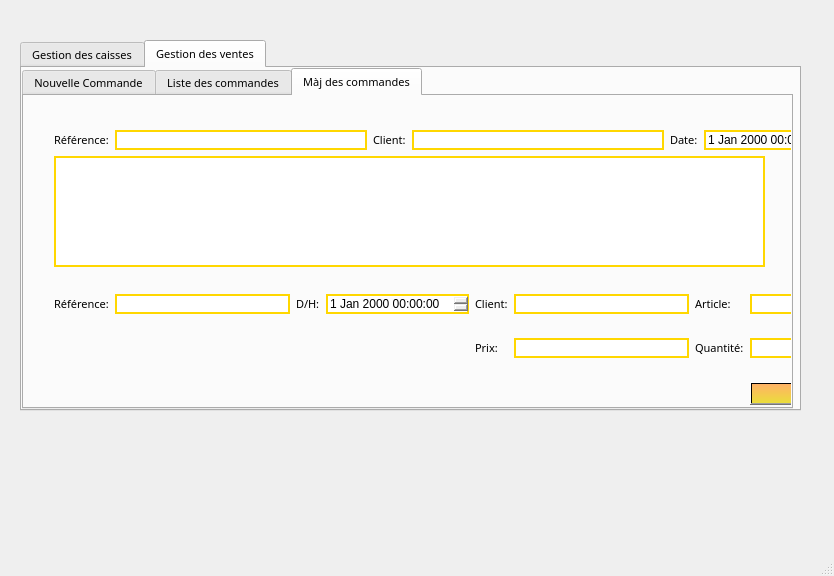
<?xml version="1.0" encoding="UTF-8"?>
<ui version="4.0">
 <class>CaisseVente</class>
 <widget class="QMainWindow" name="CaisseVente">
  <property name="geometry">
   <rect>
    <x>0</x>
    <y>0</y>
    <width>834</width>
    <height>576</height>
   </rect>
  </property>
  <property name="font">
   <font>
    <family>MV Boli</family>
    <pointsize>8</pointsize>
    <weight>50</weight>
    <italic>false</italic>
    <bold>false</bold>
   </font>
  </property>
  <property name="windowTitle">
   <string>MainWindow</string>
  </property>
  <property name="styleSheet">
   <string notr="true">font: 8pt &quot;MV Boli&quot;;</string>
  </property>
  <widget class="QWidget" name="centralwidget">
   <widget class="QTabWidget" name="tabWidget">
    <property name="geometry">
     <rect>
      <x>20</x>
      <y>40</y>
      <width>781</width>
      <height>371</height>
     </rect>
    </property>
    <property name="currentIndex">
     <number>1</number>
    </property>
    <widget class="QWidget" name="tab">
     <attribute name="title">
      <string>Gestion des caisses</string>
     </attribute>
     <widget class="QWidget" name="horizontalLayoutWidget">
      <property name="geometry">
       <rect>
        <x>30</x>
        <y>20</y>
        <width>712</width>
        <height>48</height>
       </rect>
      </property>
      <layout class="QHBoxLayout" name="horizontalLayout" stretch="0,0,0,0,0,0">
       <property name="spacing">
        <number>6</number>
       </property>
       <item>
        <widget class="QPushButton" name="pushButton_addcaisse">
         <property name="styleSheet">
          <string notr="true">background-color: qlineargradient(spread:pad, x1:0, y1:0, x2:0, y2:1, stop:0 rgba(255, 178, 102, 255), stop:0.974874 rgba(235, 220, 61, 255), stop:0.98 rgba(0, 0, 0, 255), stop:1 rgba(0, 0, 0, 0));
font: 8pt &quot;MV Boli&quot;;</string>
         </property>
         <property name="text">
          <string>Nouvelle Caisse</string>
         </property>
        </widget>
       </item>
       <item>
        <widget class="QPushButton" name="pushButton_majcaisse">
         <property name="styleSheet">
          <string notr="true">background-color: qlineargradient(spread:pad, x1:0, y1:0, x2:0, y2:1, stop:0 rgba(255, 178, 102, 255), stop:0.974874 rgba(235, 220, 61, 255), stop:0.98 rgba(0, 0, 0, 255), stop:1 rgba(0, 0, 0, 0));
font: 8pt &quot;MV Boli&quot;;</string>
         </property>
         <property name="text">
          <string>MàJ Caisse</string>
         </property>
        </widget>
       </item>
       <item>
        <widget class="Line" name="line_sep">
         <property name="orientation">
          <enum>Qt::Vertical</enum>
         </property>
        </widget>
       </item>
       <item>
        <widget class="QLabel" name="label_select">
         <property name="text">
          <string>Selectionner:</string>
         </property>
        </widget>
       </item>
       <item>
        <widget class="QComboBox" name="comboBox_select">
         <property name="styleSheet">
          <string notr="true">border:2px solid gold;</string>
         </property>
        </widget>
       </item>
       <item>
        <widget class="QPushButton" name="pushButton_validerselect">
         <property name="styleSheet">
          <string notr="true">background-color: qlineargradient(spread:pad, x1:0, y1:0, x2:0, y2:1, stop:0 rgba(255, 178, 102, 255), stop:0.974874 rgba(235, 220, 61, 255), stop:0.98 rgba(0, 0, 0, 255), stop:1 rgba(0, 0, 0, 0));
font: 8pt &quot;MV Boli&quot;;</string>
         </property>
         <property name="text">
          <string>Valider</string>
         </property>
        </widget>
       </item>
      </layout>
     </widget>
     <widget class="QWidget" name="horizontalLayoutWidget_2">
      <property name="geometry">
       <rect>
        <x>30</x>
        <y>80</y>
        <width>727</width>
        <height>74</height>
       </rect>
      </property>
      <layout class="QHBoxLayout" name="horizontalLayout_2" stretch="0,0">
       <property name="spacing">
        <number>223</number>
       </property>
       <item>
        <widget class="QLabel" name="label_soldetotal">
         <property name="font">
          <font>
           <family>Arial</family>
           <pointsize>24</pointsize>
           <weight>50</weight>
           <italic>false</italic>
           <bold>false</bold>
          </font>
         </property>
         <property name="styleSheet">
          <string notr="true">font: 24pt &quot;Arial&quot;;</string>
         </property>
         <property name="text">
          <string>SOLDE TOTAL</string>
         </property>
        </widget>
       </item>
       <item>
        <widget class="QLCDNumber" name="lcdNumber_soldetotal">
         <property name="styleSheet">
          <string notr="true">background-color:black;
color:red;</string>
         </property>
        </widget>
       </item>
      </layout>
     </widget>
     <widget class="QTableView" name="tableView_displaycaisse">
      <property name="geometry">
       <rect>
        <x>30</x>
        <y>150</y>
        <width>701</width>
        <height>131</height>
       </rect>
      </property>
      <property name="styleSheet">
       <string notr="true">border:2px solid gold;</string>
      </property>
     </widget>
     <widget class="QWidget" name="horizontalLayoutWidget_3">
      <property name="geometry">
       <rect>
        <x>570</x>
        <y>290</y>
        <width>314</width>
        <height>51</height>
       </rect>
      </property>
      <layout class="QHBoxLayout" name="horizontalLayout_3">
       <item>
        <widget class="QPushButton" name="pushButton_refreshcaisse">
         <property name="styleSheet">
          <string notr="true">background-color: qlineargradient(spread:pad, x1:0, y1:0, x2:0, y2:1, stop:0 rgba(255, 178, 102, 255), stop:0.974874 rgba(235, 220, 61, 255), stop:0.98 rgba(0, 0, 0, 255), stop:1 rgba(0, 0, 0, 0));
font: 8pt &quot;MV Boli&quot;;</string>
         </property>
         <property name="text">
          <string>Actualiser</string>
         </property>
        </widget>
       </item>
       <item>
        <widget class="QPushButton" name="pushButton_quitter">
         <property name="styleSheet">
          <string notr="true">background-color: qlineargradient(spread:pad, x1:0, y1:0, x2:0, y2:1, stop:0 rgba(255, 178, 102, 255), stop:0.974874 rgba(235, 220, 61, 255), stop:0.98 rgba(0, 0, 0, 255), stop:1 rgba(0, 0, 0, 0));
font: 8pt &quot;MV Boli&quot;;</string>
         </property>
         <property name="text">
          <string>Quitter</string>
         </property>
        </widget>
       </item>
      </layout>
     </widget>
    </widget>
    <widget class="QWidget" name="tab_2">
     <attribute name="title">
      <string>Gestion des ventes</string>
     </attribute>
     <widget class="QTabWidget" name="tabWidget_commandes">
      <property name="geometry">
       <rect>
        <x>0</x>
        <y>0</y>
        <width>771</width>
        <height>341</height>
       </rect>
      </property>
      <property name="currentIndex">
       <number>2</number>
      </property>
      <widget class="QWidget" name="tab_ajout">
       <attribute name="title">
        <string>Nouvelle Commande</string>
       </attribute>
       <widget class="QTableView" name="tableView_ajcmd">
        <property name="geometry">
         <rect>
          <x>20</x>
          <y>100</y>
          <width>711</width>
          <height>131</height>
         </rect>
        </property>
        <property name="sizePolicy">
         <sizepolicy hsizetype="Preferred" vsizetype="Preferred">
          <horstretch>0</horstretch>
          <verstretch>0</verstretch>
         </sizepolicy>
        </property>
        <property name="styleSheet">
         <string notr="true">border:2px solid gold;</string>
        </property>
        <property name="sizeAdjustPolicy">
         <enum>QAbstractScrollArea::AdjustToContents</enum>
        </property>
        <attribute name="horizontalHeaderDefaultSectionSize">
         <number>300</number>
        </attribute>
        <attribute name="verticalHeaderCascadingSectionResizes">
         <bool>false</bool>
        </attribute>
       </widget>
       <widget class="QWidget" name="gridLayoutWidget_2">
        <property name="geometry">
         <rect>
          <x>10</x>
          <y>10</y>
          <width>865</width>
          <height>140</height>
         </rect>
        </property>
        <layout class="QGridLayout" name="gridLayout_2">
         <item row="0" column="7">
          <widget class="QLineEdit" name="lineEdit_articlename_add">
           <property name="styleSheet">
            <string notr="true">border:2px solid gold;</string>
           </property>
          </widget>
         </item>
         <item row="0" column="5">
          <widget class="QLineEdit" name="lineEdit_clientname_add">
           <property name="styleSheet">
            <string notr="true">border:2px solid gold;</string>
           </property>
          </widget>
         </item>
         <item row="1" column="4">
          <widget class="QLabel" name="label_prix">
           <property name="text">
            <string>Prix:</string>
           </property>
          </widget>
         </item>
         <item row="0" column="3">
          <widget class="QDateTimeEdit" name="dateTimeEdit">
           <property name="sizePolicy">
            <sizepolicy hsizetype="Preferred" vsizetype="Preferred">
             <horstretch>0</horstretch>
             <verstretch>0</verstretch>
            </sizepolicy>
           </property>
           <property name="styleSheet">
            <string notr="true">border:2px solid gold;</string>
           </property>
          </widget>
         </item>
         <item row="0" column="6">
          <widget class="QLabel" name="label_article">
           <property name="text">
            <string>Article:</string>
           </property>
          </widget>
         </item>
         <item row="0" column="1">
          <widget class="QLineEdit" name="lineEdit_REFCMDV">
           <property name="sizePolicy">
            <sizepolicy hsizetype="Preferred" vsizetype="Fixed">
             <horstretch>0</horstretch>
             <verstretch>0</verstretch>
            </sizepolicy>
           </property>
           <property name="styleSheet">
            <string notr="true">border:2px solid gold;</string>
           </property>
          </widget>
         </item>
         <item row="1" column="6">
          <widget class="QLabel" name="label_qte">
           <property name="text">
            <string>Quantité:</string>
           </property>
          </widget>
         </item>
         <item row="0" column="0">
          <widget class="QLabel" name="label_ref">
           <property name="text">
            <string>Référence:</string>
           </property>
          </widget>
         </item>
         <item row="1" column="5">
          <widget class="QLineEdit" name="lineEdit_PrixCMDV">
           <property name="styleSheet">
            <string notr="true">border:2px solid gold;</string>
           </property>
          </widget>
         </item>
         <item row="1" column="7">
          <widget class="QLineEdit" name="lineEdit_qty_add">
           <property name="styleSheet">
            <string notr="true">border:2px solid gold;</string>
           </property>
          </widget>
         </item>
         <item row="0" column="4">
          <widget class="QLabel" name="label_client">
           <property name="text">
            <string>Client:</string>
           </property>
          </widget>
         </item>
         <item row="0" column="2">
          <widget class="QLabel" name="label_dh">
           <property name="text">
            <string>D/H:</string>
           </property>
          </widget>
         </item>
         <item row="2" column="7">
          <widget class="QPushButton" name="pushButton_addcmd">
           <property name="sizePolicy">
            <sizepolicy hsizetype="MinimumExpanding" vsizetype="Preferred">
             <horstretch>0</horstretch>
             <verstretch>0</verstretch>
            </sizepolicy>
           </property>
           <property name="styleSheet">
            <string notr="true">background-color: qlineargradient(spread:pad, x1:0, y1:0, x2:0, y2:1, stop:0 rgba(255, 178, 102, 255), stop:0.974874 rgba(235, 220, 61, 255), stop:0.98 rgba(0, 0, 0, 255), stop:1 rgba(0, 0, 0, 0));
font: 8pt &quot;MV Boli&quot;;</string>
           </property>
           <property name="text">
            <string>Ajouter</string>
           </property>
          </widget>
         </item>
        </layout>
       </widget>
       <widget class="QWidget" name="horizontalLayoutWidget_6">
        <property name="geometry">
         <rect>
          <x>570</x>
          <y>240</y>
          <width>314</width>
          <height>51</height>
         </rect>
        </property>
        <layout class="QHBoxLayout" name="horizontalLayout_6">
         <item>
          <widget class="QPushButton" name="pushButton_displaynewcmd">
           <property name="styleSheet">
            <string notr="true">background-color: qlineargradient(spread:pad, x1:0, y1:0, x2:0, y2:1, stop:0 rgba(255, 178, 102, 255), stop:0.974874 rgba(235, 220, 61, 255), stop:0.98 rgba(0, 0, 0, 255), stop:1 rgba(0, 0, 0, 0));
font: 8pt &quot;MV Boli&quot;;</string>
           </property>
           <property name="text">
            <string>Actualiser</string>
           </property>
          </widget>
         </item>
         <item>
          <widget class="QPushButton" name="pushButton_quitter_2">
           <property name="styleSheet">
            <string notr="true">background-color: qlineargradient(spread:pad, x1:0, y1:0, x2:0, y2:1, stop:0 rgba(255, 178, 102, 255), stop:0.974874 rgba(235, 220, 61, 255), stop:0.98 rgba(0, 0, 0, 255), stop:1 rgba(0, 0, 0, 0));
font: 8pt &quot;MV Boli&quot;;</string>
           </property>
           <property name="text">
            <string>Quitter</string>
           </property>
          </widget>
         </item>
        </layout>
       </widget>
      </widget>
      <widget class="QWidget" name="tab_affiche">
       <attribute name="title">
        <string>Liste des commandes</string>
       </attribute>
       <widget class="QTableView" name="tableView_affichage">
        <property name="geometry">
         <rect>
          <x>20</x>
          <y>20</y>
          <width>731</width>
          <height>201</height>
         </rect>
        </property>
        <property name="styleSheet">
         <string notr="true">border:2px solid gold;</string>
        </property>
        <property name="sizeAdjustPolicy">
         <enum>QAbstractScrollArea::AdjustToContents</enum>
        </property>
        <attribute name="horizontalHeaderCascadingSectionResizes">
         <bool>false</bool>
        </attribute>
        <attribute name="horizontalHeaderDefaultSectionSize">
         <number>300</number>
        </attribute>
        <attribute name="verticalHeaderDefaultSectionSize">
         <number>60</number>
        </attribute>
       </widget>
       <widget class="QWidget" name="horizontalLayoutWidget_7">
        <property name="geometry">
         <rect>
          <x>590</x>
          <y>230</y>
          <width>314</width>
          <height>51</height>
         </rect>
        </property>
        <layout class="QHBoxLayout" name="horizontalLayout_7">
         <item>
          <widget class="QPushButton" name="pushButton_refresh">
           <property name="styleSheet">
            <string notr="true">background-color: qlineargradient(spread:pad, x1:0, y1:0, x2:0, y2:1, stop:0 rgba(255, 178, 102, 255), stop:0.974874 rgba(235, 220, 61, 255), stop:0.98 rgba(0, 0, 0, 255), stop:1 rgba(0, 0, 0, 0));
font: 8pt &quot;MV Boli&quot;;</string>
           </property>
           <property name="text">
            <string>Actualiser</string>
           </property>
          </widget>
         </item>
         <item>
          <widget class="QPushButton" name="pushButton_quitter_3">
           <property name="styleSheet">
            <string notr="true">background-color: qlineargradient(spread:pad, x1:0, y1:0, x2:0, y2:1, stop:0 rgba(255, 178, 102, 255), stop:0.974874 rgba(235, 220, 61, 255), stop:0.98 rgba(0, 0, 0, 255), stop:1 rgba(0, 0, 0, 0));
font: 8pt &quot;MV Boli&quot;;</string>
           </property>
           <property name="text">
            <string>Quitter</string>
           </property>
          </widget>
         </item>
        </layout>
       </widget>
      </widget>
      <widget class="QWidget" name="tab_modif">
       <attribute name="title">
        <string>Màj des commandes</string>
       </attribute>
       <widget class="QWidget" name="horizontalLayoutWidget_5">
        <property name="geometry">
         <rect>
          <x>30</x>
          <y>20</y>
          <width>1005</width>
          <height>48</height>
         </rect>
        </property>
        <layout class="QHBoxLayout" name="horizontalLayout_5">
         <item>
          <widget class="QLabel" name="label_ref_2">
           <property name="text">
            <string>Référence:</string>
           </property>
          </widget>
         </item>
         <item>
          <widget class="QLineEdit" name="lineEdit_refFind">
           <property name="styleSheet">
            <string notr="true">border:2px solid gold;</string>
           </property>
          </widget>
         </item>
         <item>
          <widget class="QLabel" name="label_client_2">
           <property name="text">
            <string>Client:</string>
           </property>
          </widget>
         </item>
         <item>
          <widget class="QLineEdit" name="lineEdit_ClientFind">
           <property name="styleSheet">
            <string notr="true">border:2px solid gold;</string>
           </property>
          </widget>
         </item>
         <item>
          <widget class="QLabel" name="label_date">
           <property name="text">
            <string>Date:</string>
           </property>
          </widget>
         </item>
         <item>
          <widget class="QDateTimeEdit" name="dateTimeEdit_find">
           <property name="styleSheet">
            <string notr="true">border:2px solid gold;</string>
           </property>
          </widget>
         </item>
         <item>
          <widget class="QPushButton" name="pushButton_find">
           <property name="styleSheet">
            <string notr="true">background-color: qlineargradient(spread:pad, x1:0, y1:0, x2:0, y2:1, stop:0 rgba(255, 178, 102, 255), stop:0.974874 rgba(235, 220, 61, 255), stop:0.98 rgba(0, 0, 0, 255), stop:1 rgba(0, 0, 0, 0));
font: 8pt &quot;MV Boli&quot;;</string>
           </property>
           <property name="text">
            <string>Recherche</string>
           </property>
          </widget>
         </item>
         <item>
          <widget class="QPushButton" name="pushButton_deletecmd">
           <property name="styleSheet">
            <string notr="true">background-color: qlineargradient(spread:pad, x1:0, y1:0, x2:0, y2:1, stop:0 rgba(255, 178, 102, 255), stop:0.974874 rgba(235, 220, 61, 255), stop:0.98 rgba(0, 0, 0, 255), stop:1 rgba(0, 0, 0, 0));
font: 8pt &quot;MV Boli&quot;;</string>
           </property>
           <property name="text">
            <string>Annuler la commande</string>
           </property>
          </widget>
         </item>
        </layout>
       </widget>
       <widget class="QTableView" name="tableView_find_modify">
        <property name="geometry">
         <rect>
          <x>30</x>
          <y>60</y>
          <width>711</width>
          <height>111</height>
         </rect>
        </property>
        <property name="styleSheet">
         <string notr="true">border:2px solid gold;</string>
        </property>
        <property name="sizeAdjustPolicy">
         <enum>QAbstractScrollArea::AdjustToContents</enum>
        </property>
        <attribute name="horizontalHeaderDefaultSectionSize">
         <number>310</number>
        </attribute>
       </widget>
       <widget class="QWidget" name="gridLayoutWidget_3">
        <property name="geometry">
         <rect>
          <x>30</x>
          <y>180</y>
          <width>871</width>
          <height>198</height>
         </rect>
        </property>
        <layout class="QGridLayout" name="gridLayout_3">
         <item row="0" column="7">
          <widget class="QLineEdit" name="lineEdit_articlename_update">
           <property name="styleSheet">
            <string notr="true">border:2px solid gold;</string>
           </property>
          </widget>
         </item>
         <item row="1" column="7">
          <widget class="QLineEdit" name="lineEdit_qty_update">
           <property name="styleSheet">
            <string notr="true">border:2px solid gold;</string>
           </property>
          </widget>
         </item>
         <item row="1" column="4">
          <widget class="QLabel" name="label_15">
           <property name="text">
            <string>Prix:</string>
           </property>
          </widget>
         </item>
         <item row="0" column="3">
          <widget class="QDateTimeEdit" name="dateTimeEdit_update">
           <property name="styleSheet">
            <string notr="true">border:2px solid gold;</string>
           </property>
          </widget>
         </item>
         <item row="2" column="7">
          <widget class="QPushButton" name="pushButton_modifycmd">
           <property name="styleSheet">
            <string notr="true">background-color: qlineargradient(spread:pad, x1:0, y1:0, x2:0, y2:1, stop:0 rgba(255, 178, 102, 255), stop:0.974874 rgba(235, 220, 61, 255), stop:0.98 rgba(0, 0, 0, 255), stop:1 rgba(0, 0, 0, 0));
font: 8pt &quot;MV Boli&quot;;</string>
           </property>
           <property name="text">
            <string>Modifier</string>
           </property>
          </widget>
         </item>
         <item row="0" column="5">
          <widget class="QLineEdit" name="lineEdit_clientname_update">
           <property name="styleSheet">
            <string notr="true">border:2px solid gold;</string>
           </property>
          </widget>
         </item>
         <item row="1" column="5">
          <widget class="QLineEdit" name="lineEdit_prixcmdv_update">
           <property name="styleSheet">
            <string notr="true">border:2px solid gold;</string>
           </property>
          </widget>
         </item>
         <item row="0" column="1">
          <widget class="QLineEdit" name="lineEdit_refcmd_update">
           <property name="styleSheet">
            <string notr="true">border:2px solid gold;</string>
           </property>
          </widget>
         </item>
         <item row="0" column="6">
          <widget class="QLabel" name="label_16">
           <property name="text">
            <string>Article:</string>
           </property>
          </widget>
         </item>
         <item row="0" column="2">
          <widget class="QLabel" name="label_20">
           <property name="text">
            <string>D/H:</string>
           </property>
          </widget>
         </item>
         <item row="0" column="0">
          <widget class="QLabel" name="label_18">
           <property name="text">
            <string>Référence:</string>
           </property>
          </widget>
         </item>
         <item row="1" column="6">
          <widget class="QLabel" name="label_17">
           <property name="text">
            <string>Quantité:</string>
           </property>
          </widget>
         </item>
         <item row="0" column="4">
          <widget class="QLabel" name="label_19">
           <property name="text">
            <string>Client:</string>
           </property>
          </widget>
         </item>
         <item row="3" column="7">
          <widget class="QPushButton" name="pushButton_cancelmodify">
           <property name="styleSheet">
            <string notr="true">background-color: qlineargradient(spread:pad, x1:0, y1:0, x2:0, y2:1, stop:0 rgba(255, 178, 102, 255), stop:0.974874 rgba(235, 220, 61, 255), stop:0.98 rgba(0, 0, 0, 255), stop:1 rgba(0, 0, 0, 0));
font: 8pt &quot;MV Boli&quot;;</string>
           </property>
           <property name="text">
            <string>Reset</string>
           </property>
          </widget>
         </item>
        </layout>
       </widget>
      </widget>
     </widget>
    </widget>
   </widget>
  </widget>
  <widget class="QMenuBar" name="menubar">
   <property name="geometry">
    <rect>
     <x>0</x>
     <y>0</y>
     <width>834</width>
     <height>34</height>
    </rect>
   </property>
  </widget>
  <widget class="QStatusBar" name="statusbar"/>
 </widget>
 <resources/>
 <connections/>
</ui>
